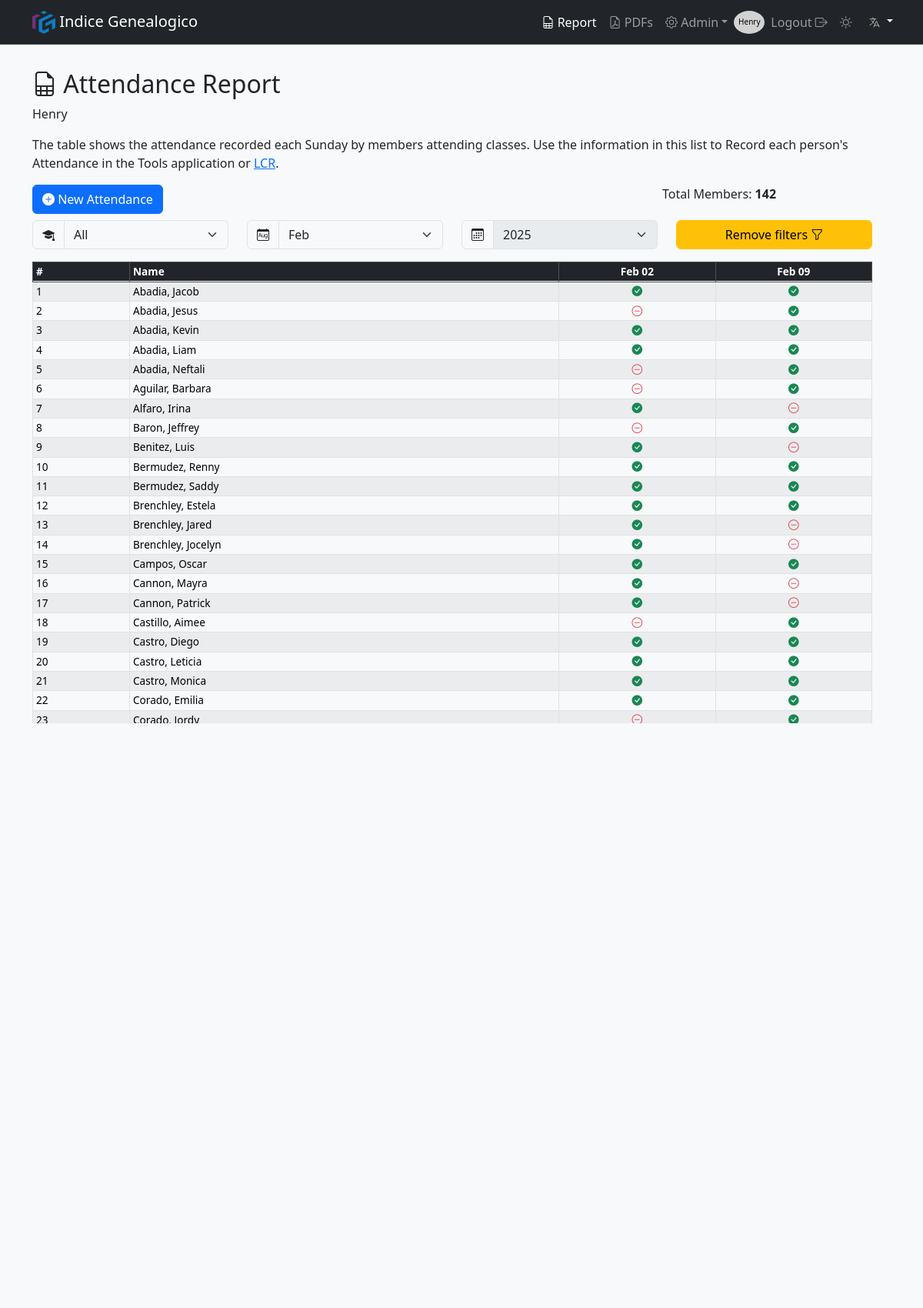
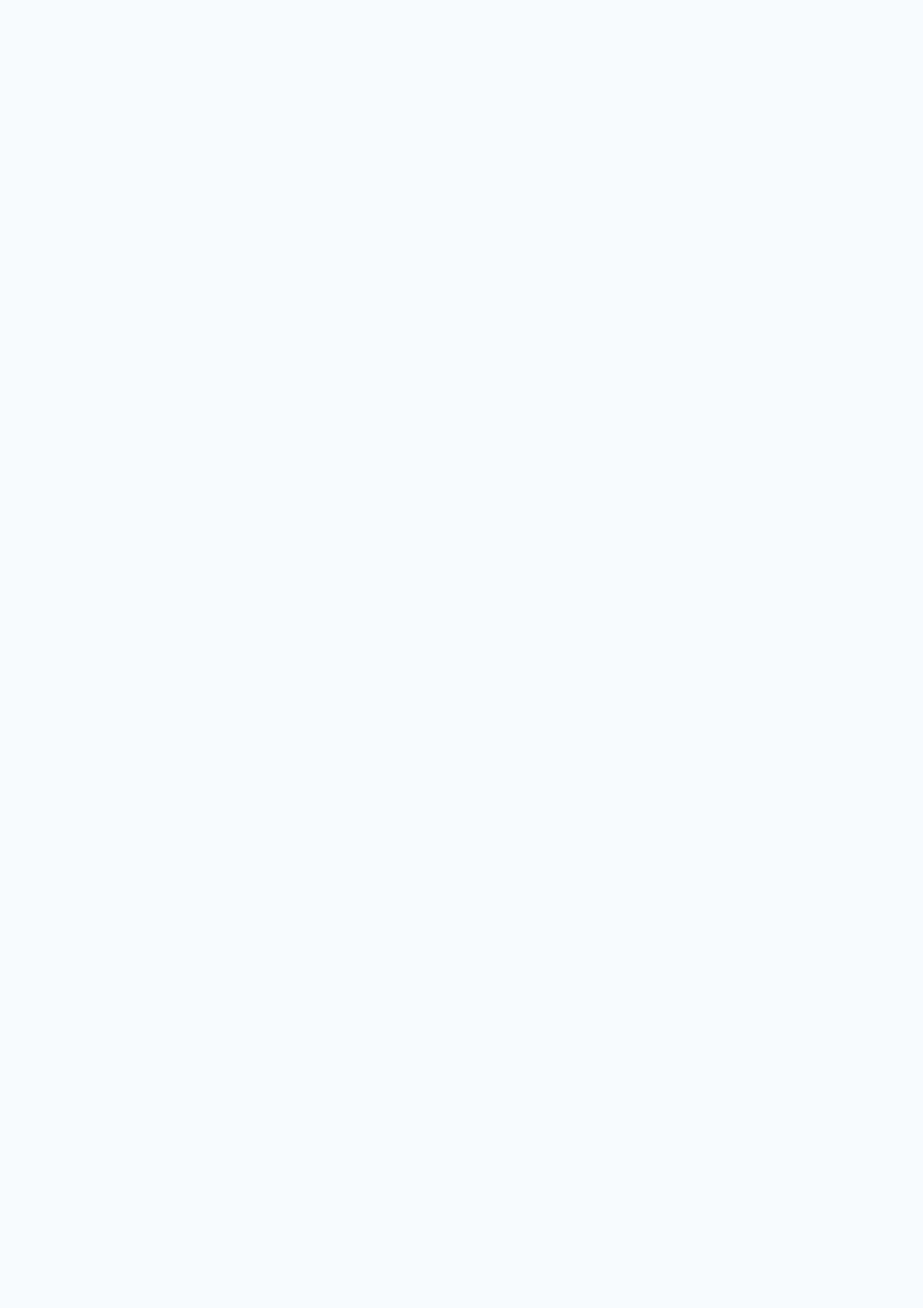
The page /attendance/report (signed in, upper part) on the database its author committed (2 pictures, top to bottom).
### models.py (models this page shows, shortened)
class User(db.Model, UserMixin):
    __tablename__ = 'users'
    id                = db.Column(db.Integer, primary_key=True)
    username          = db.Column(db.String(80), nullable=False, unique=True)
    email             = db.Column(db.String(120), unique=True)
    name              = db.Column(db.String(20), nullable=False)
    lastname          = db.Column(db.String(20), nullable=False)
    password_hash     = db.Column(db.String(128), nullable=False)
    role              = db.Column(db.String(10), nullable=False, default='User')  # Puede ser 'Owner', 'Admin', 'User'
    is_active         = db.Column(db.Boolean, default=True)
    meeting_center_id = db.Column(db.Integer, db.ForeignKey('meeting_center.id'), nullable=False)  # Clave foránea
    organization_id   = db.Column(db.Integer, db.ForeignKey('organization.id'), nullable=False)  # Clave foránea

class Attendance(db.Model):
    __tablename__ = 'attendance'
    id                  = db.Column(db.Integer, primary_key=True)
    student_name        = db.Column(db.String(50), nullable=False)
    class_id            = db.Column(db.Integer, db.ForeignKey('classes.id'), nullable=False)
    class_code          = db.Column(db.String(5), nullable=True)
    sunday_date         = db.Column(db.Date, nullable=False)
    sunday_code         = db.Column(db.String(10), nullable=True)
    submit_date         = db.Column(db.DateTime, default=lambda: datetime.now(Config.MOUNTAIN_TZ), nullable=False)
    meeting_center_id   = db.Column(db.Integer, db.ForeignKey('meeting_center.id'), nullable=False)
    fix_name            = db.Column(db.Boolean, default=False) # Nuevo campo para definir si student_name necesita cambiar
    __table_args__ = (db.UniqueConstraint('student_name', 'sunday_date', 'meeting_center_id', 'class_id', name='unique_attendance'),)

### routes.py (the view, shortened to what this page needs)
@bp.route('/attendance/report')
@login_required
def attendance_report():
    meeting_center_id = get_meeting_center_id()
    if meeting_center_id == 'all':
        meeting_center_id = None  # No aplicar filtro
    current_year = datetime.now().year
    current_month = datetime.now().month
    selected_class = request.args.get('class', default='all')
    class_query = db.session.query(Classes).filter(Classes.is_active == True)
    if meeting_center_id is not None:
        class_query = class_query.filter(Classes.meeting_center_id == meeting_center_id)
    available_classes = class_query.order_by(Classes.class_name).filter(Classes.meeting_center_id == meeting_center_id).all()
    selected_year = request.args.get('year', type=int, default=current_year)
    selected_month = request.args.get('month', default=str(current_month))
    month_filter = []
    if selected_month == "all":
        month_filter = list(range(1, 13))  # Todos los meses
    elif selected_month.startswith("Q"):
        quarter_map = {"Q1": [1, 2, 3], "Q2": [4, 5, 6], "Q3": [7, 8, 9], "Q4": [10, 11, 12]}
        month_filter = quarter_map.get(selected_month, [])
    else:
        month_filter = [int(selected_month)]  # Mes específico
    year_query  = db.session.query(func.extract('year', Attendance.sunday_date)).distinct().order_by(func.extract('year', Attendance.sunday_date))
    month_query = db.session.query(func.extract('month', Attendance.sunday_date)).distinct().order_by(func.extract('month', Attendance.sunday_date))
    if meeting_center_id is not None:
        year_query  = year_query.filter(Attendance.meeting_center_id == meeting_center_id)
        month_query = month_query.filter(Attendance.meeting_center_id == meeting_center_id)
    available_years  = [y[0] for y in year_query.all() if y[0] is not None]
    available_months = [m[0] for m in month_query.all() if m[0] is not None]
    month_names      = [{"num": m, "name": _(datetime(2000, m, 1).strftime('%b'))} for m in available_months]
    query = db.session.query(Attendance.sunday_date).distinct().order_by(Attendance.sunday_date)
    if meeting_center_id is not None:
        query = query.filter(Attendance.meeting_center_id == meeting_center_id)
    query        = query.filter(extract('year', Attendance.sunday_date) == selected_year)
    query        = query.filter(extract('month', Attendance.sunday_date).in_(month_filter))
    sundays      = query.all()
    sunday_dates = [s[0] for s in sundays][-5:]  # Limitar a las últimas 5 semanas
    sunday_dates_formatted = [
        {"date": date, "formatted": format_date(date, format='MMM dd')}
        for date in sunday_dates
    ]
    attendance_query = db.session.query(Attendance).order_by(Attendance.student_name, Attendance.sunday_date)
    if meeting_center_id is not None:
        attendance_query = attendance_query.filter(Attendance.meeting_center_id == meeting_center_id)
    attendance_query = attendance_query.filter(extract('year', Attendance.sunday_date) == selected_year)
    attendance_query = attendance_query.filter(extract('month', Attendance.sunday_date).in_(month_filter))
    attendance_records = attendance_query.all()
    students = {}
    for record in attendance_records:
        if record.student_name not in students:
            students[record.student_name] = {date['date']: False for date in sunday_dates_formatted}
        students[record.student_name][record.sunday_date] = True
    total_miembros = len(students)
    if selected_month == "all" or selected_month not in ["Q1", "Q2", "Q3", "Q4"] + [str(m["num"]) for m in month_names]:
        selected_month = str(current_month)  # Asegurar que el select refleje el mes actual
    quarters_with_data = {
        "Q1": db.session.query(Attendance).filter(
            extract('month', Attendance.sunday_date).in_([1, 2, 3]),
            Attendance.meeting_center_id == meeting_center_id
        ).count() > 0,
        "Q2": db.session.query(Attendance).filter(
            extract('month', Attendance.sunday_date).in_([4, 5, 6]),
            Attendance.meeting_center_id == meeting_center_id
        ).count() > 0,
        "Q3": db.session.query(Attendance).filter(
            extract('month', Attendance.sunday_date).in_([7, 8, 9]),
            Attendance.meeting_center_id == meeting_center_id
        ).count() > 0,
        "Q4": db.session.query(Attendance).filter(
            extract('month', Attendance.sunday_date).in_([10, 11, 12]),
            Attendance.meeting_center_id == meeting_center_id
        ).count() > 0
    }
    return render_template(
        'attendance_report.html',
        students=students,
        dates=sunday_dates_formatted,
        available_years=available_years,
        available_months=month_names,
        selected_year=selected_year,
        selected_month=selected_month,
        total_miembros=total_miembros,
        quarters_with_data=quarters_with_data,  # Pasar los trimestres con datos
        disable_month=len(available_months) == 1,
        disable_year=len(available_years) == 1,
        available_classes=available_classes  # Pasar clases disponibles a la plantilla
    )

### templates/attendance_report.html (shortened to what this page needs)
{% extends "layout.html" %}
{% block pageTitle %}<i class="bi bi-file-earmark-spreadsheet"></i> {{ _('Attendance Report') }}{% endblock %}
{% block content %}
<div class="row">
    <div class="">
        <p class="mb-3">
            {{ _("The table shows the attendance recorded each Sunday by members attending classes. Use the information in
            this list to Record each person's Attendance in the Tools application or <a
            href='https://lcr.churchofjesuschrist.org/report/class-and-quorum-attendance/overview?lang=spa'>LCR</a>.") |
            safe }}
        </p>
    </div>
    <div class="d-flex justify-content-between">
        {% if session['role'] == 'Admin' or session['role'] == 'Owner' %}
        <div class="col-md-3 col-lg-3 mb-2">
            <a class="btn btn-primary col-auto" href="{{ url_for('routes.create_attendance') }}"><i class="bi bi-plus-circle-fill"></i> {{ _('New Attendance') }}</a>
        </div>
        {% endif %}
        <div class="col-md-3 col-lg-3"><p>{{ _('Total Members') }}: <b id="total-members">{{ total_miembros }}</b> </p></div>
    </div>
    <div class="col-md-3 mb-3">
        <div class="input-group">
            <span class="input-group-text"><i class="bi bi-mortarboard-fill"></i></span>
            <select id="class-select" class="form-select">
                <option value="all" >{{ _('All') }}</option>
            </select>
        </div>
    </div>
    <div class="col-md-3 mb-3">
        <div class="input-group">
            <span class="input-group-text"><i class="bi bi-calendar-month"></i></span>
            <select id="month-select" class="form-select">
                {% for month in available_months %}
                    <option value="{{ month['num'] }}" {% if selected_month == month['num']|string %}selected{% endif %}>
                        {{ month['name'] }}
                    </option>
                {% endfor %}
            </select>
        </div>
    </div>
    <div class="col-md-3 mb-3">
        <div class="input-group">
            <span class="input-group-text"><i class="bi bi-calendar3"></i></span>
            <select id="year-select" class="form-select" {% if disable_year %}disabled{% endif %}>
                {% for year in available_years %}
                <option value="{{ year }}" {% if year==selected_year %}selected{% endif %}>{{ year }}</option>
                {% endfor %}
            </select>
        </div>
    </div>
    <div class="col-md-3 mb-3">
        <div class="input-group">
            <button id="clear-filters" type="button" class="btn btn-warning form-control">
                {{ _('Remove filters') }} <i class="bi bi-funnel"></i>
            </button>
        </div>
    </div>
    <div id="report-container" class="table-responsive mb-4" style="max-height: 600px; overflow-y: auto;">
        {% include "partials/attendance_table.html" %}
    </div>
</div>
{% endblock %}

### templates/layout.html (shortened to what this page needs)
<!DOCTYPE html>
<html lang="en">
<head>
    {% include 'partials/head.html' %}
</head>
<body class="{{ 'logged-in' if session['user_id'] else '' }}">
    <header>
        {% include 'partials/navbar.html' %}
    </header>
    <main  class="pb-5">
        <div class="container">
            <div class="row">
                <h2>{% block pageTitle %}{% endblock %}</h2>
                <p class="mb-3">{{ session['meeting_center_name'] if request.endpoint != 'routes.admin' and request.endpoint != 'routes./' else ''}}</p>
                {% block content %} {% endblock %}
            </div>
        </div>
    </main>
</body>
</html>

### templates/partials/navbar.html (shortened to what this page needs)
<nav class="navbar navbar-expand-lg bg-dark border-bottom border-body sticky-top z-3" data-bs-theme="dark">
    <div class="container">
        <a class="navbar-brand" href="#">
            <img src="{{ url_for('static', filename='/img/favicon/android-chrome-512x512.png') }}" alt="Logo" width="30" height="30"
                class="d-inline-block align-text-top">
            Indice Genealogico
        </a>
            <div class="collapse navbar-collapse" id="navbarNav">
                <ul class="navbar-nav">
                    {% if session['user_id'] %}
                        {% if session['role'] != 'Operator'%}
                            <li class="nav-item"><a class="nav-link {{ 'active' if request.endpoint == 'routes.attendance_report' else '' }}" href="{{ url_for('routes.attendance_report') }}"><i class="bi bi-file-earmark-spreadsheet"></i> {{ _('Report') }}</a></li>
                            <li class="nav-item"><a class="nav-link {{ 'active' if request.endpoint == 'routes.list_pdfs' else '' }}" href="{{ url_for('routes.list_pdfs') }}"><i class="bi bi-file-earmark-pdf"></i>  PDFs</a></li>
                            {% if session['role'] =='Owner' or session['role'] =='Admin'or session['role'] =='Super' %}
                                <li class="nav-item dropdown">
                                    <a class="nav-link dropdown-toggle" href="#" id="navbarDropdown" role="button" data-toggle="dropdown" aria-haspopup="true" aria-expanded="false"><i class="bi bi-gear"></i>  {{ 'Admin' }}</a>
                                </li>
                            {% endif %}
                        {% endif %}
                        <div class="circle">
                            <p style="font-size: 10px; display:block; padding-top: 15px;">{{ session['user_name'] }}</p>
                        </div>
                        <li class="nav-item"><a class="nav-link" href="{{ url_for('routes.logout') }}"></i>{{ _('Logout') }}  <i class="bi bi-box-arrow-right"></i></a></i></li>
                    {% else %}
                    {% if request.endpoint != 'routes.login' %}
                        <li class="nav-item"><a class="nav-link" href="{{ url_for('routes.login') }}"><i class="bi bi-box-arrow-in-right"></i> {{ _('Login') }}</a></li>
                    {% endif %}
                    {% endif %}
                    <li class="nav-item"><a class="nav-link"  id="themeSwitcher" href=""></a></li>
                    <div class="dropdown">
                        <button class="btn btn-dark dropdown-toggle" type="button" id="languageDropdown" data-bs-toggle="dropdown" aria-expanded="false">
                            <img class="langSelector"src="{{ url_for('static', filename='img/flags/lang.svg') }}" alt="{{ get_locale() }}" class="flag-icon">
                        </button>
                    </div>
                </ul>
            </div>
        </div>
</nav>

### templates/partials/attendance_table.html (shortened to what this page needs)
<table class="table table-bordered table-striped table-sm table-hover">
    <thead class="table-dark sticky-top" >
        <tr>
            <th scope="col">#</th>
            <th class="text-start">{{ _('Name') }}</th>
            {% for date in dates %}
            <th class="text-center">{{ date['formatted'] }}</th>
            {% endfor %}
        </tr>
    </thead>
    <tbody>
        {% for student, attendance in students.items() %}
        <tr>
            <td scope="row">{{ loop.index }}</td>
            <td>{{ student }}</td>
            {% for date in dates %}
            <td class="text-center">
                {% if attendance[date['date']] %}
                <span class="text-success"><i class="bi bi-check-circle-fill"></i></span>
                {% else %}
                <span class="text-danger"><i class="bi bi-dash-circle"></i></span>
                {% endif %}
            </td>
            {% endfor %}
        </tr>
        {% endfor %}
    </tbody>
</table>

### rows shown on the page
User: user_name "Henry", name "Henry"
Attendance: student_name "Abadia, Jacob"
Attendance: student_name "Abadia, Jesus"
Attendance: student_name "Abadia, Kevin"
Attendance: student_name "Abadia, Liam"
Attendance: student_name "Abadia, Neftali"
Attendance: student_name "Aguilar, Barbara"
Attendance: student_name "Alfaro, Irina"
Attendance: student_name "Baron, Jeffrey"
Attendance: student_name "Benitez, Luis"
Attendance: student_name "Bermudez, Renny"
Attendance: student_name "Bermudez, Saddy"
Attendance: student_name "Brenchley, Estela"
Attendance: student_name "Brenchley, Jared"
Attendance: student_name "Brenchley, Jocelyn"
Attendance: student_name "Campos, Oscar"
Attendance: student_name "Cannon, Mayra"
Attendance: student_name "Cannon, Patrick"
Attendance: student_name "Castillo, Aimee"
Attendance: student_name "Castro, Diego"
Attendance: student_name "Castro, Leticia"
Attendance: student_name "Castro, Monica"
Attendance: student_name "Corado, Emilia"
Attendance: student_name "Corado, Jordy"

### other values the page prints
{{ 'Admin' }} "Admin"
{{ total_miembros }} "142"
{{ date['formatted'] }} "Feb 02" "Feb 09"
form field value "All"
form field value "Feb"
form field value "2025"
